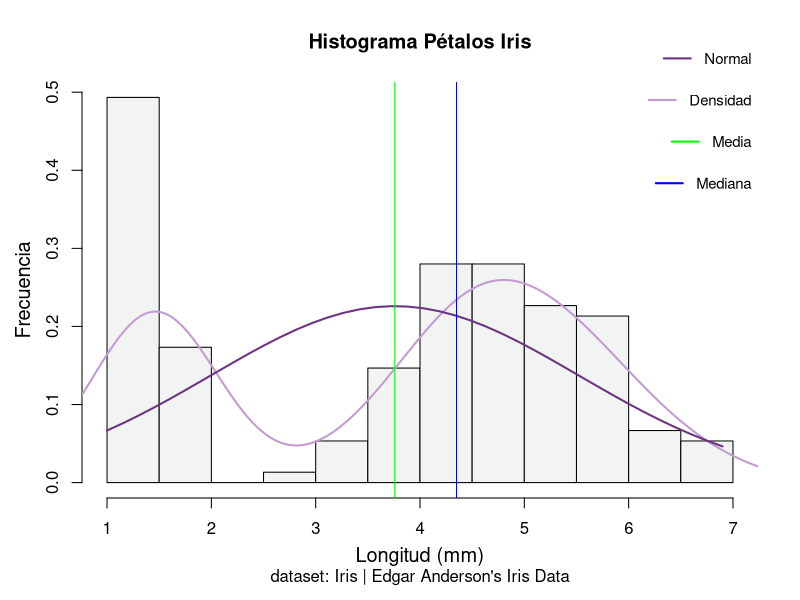
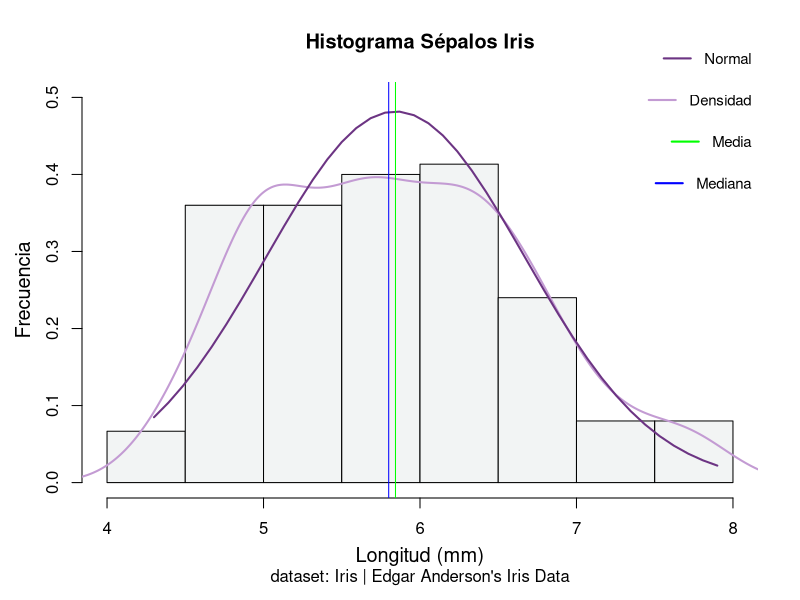
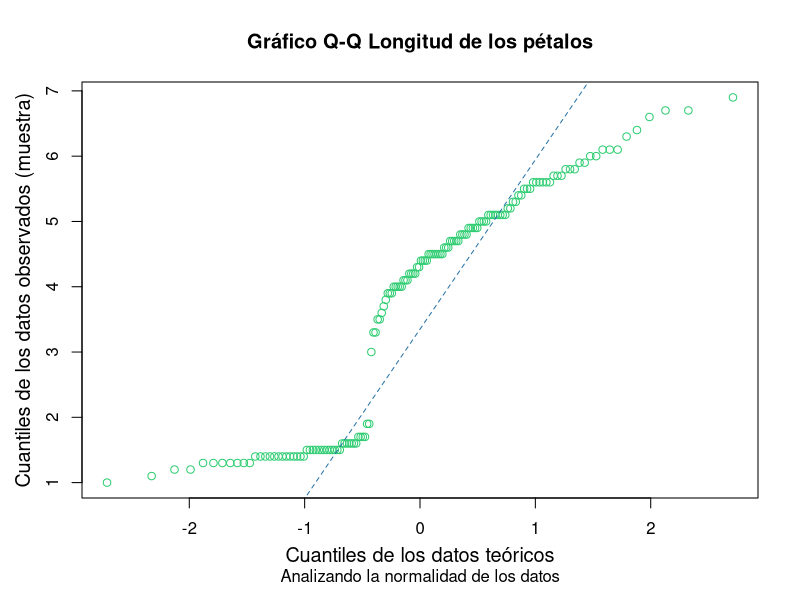
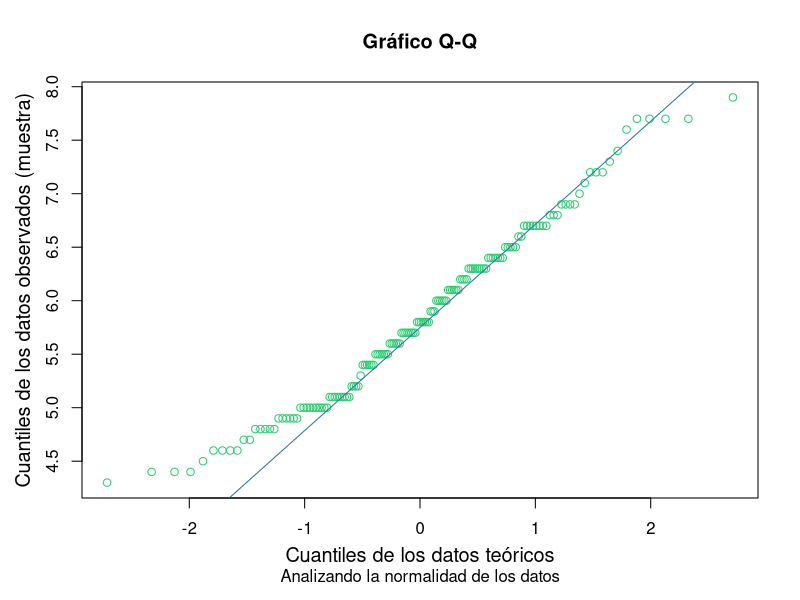
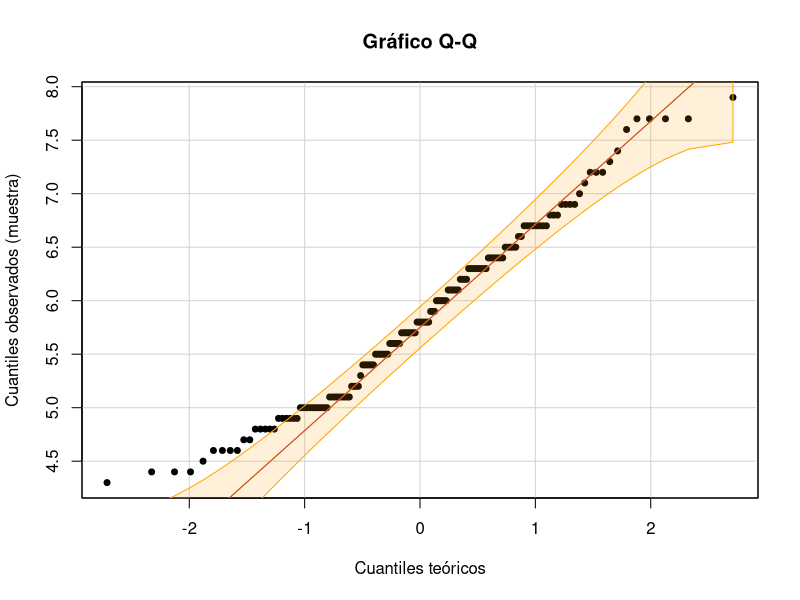

The R source for these figures, in order:
## ---- chunk 1

knitr::opts_chunk$set(echo = TRUE)

library(tidyverse)
library(tseries) # para test de Jarque-Bera
library(nortest) # para test de Lilliefors
library(car) # para los gráficos qqPlot con IC.
## ---- chunk 2
library(tidyverse)
library(tseries) # para test de Jarque-Bera
library(nortest) # para test de Lilliefors
library(car) # para los gráficos qqPlot con IC.
## ---- chunk 3

str(iris)
head(iris, 10)
unique(iris$Species)

# 50 observaciones para cada especie, por ejemplo:
sum(iris$Species == "setosa")

## ---- chunk 4

hist(iris$Petal.Length,
     prob = TRUE,
     main = "Histograma Pétalos Iris",
     sub = "dataset: Iris | Edgar Anderson's Iris Data",
     xlab = "Longitud (mm)",
     ylab = "Frecuencia",
     cex.lab = 1.2,
     cex.axis = 1,
     mgp = c(2.4, 1, 0),
     col = "#F2F4F4")
lines(density(iris$Petal.Length), lwd = 2, col = '#C39BD3')
x <- seq(min(iris$Petal.Length), max(iris$Petal.Length), length = 40)
f <- dnorm(x, mean = mean(iris$Petal.Length), sd = sd(iris$Petal.Length))
lines(x, f, col = "#6C3483", lwd = 2) # Normal
abline(v=median(iris$Petal.Length), col="blue")
abline(v=mean(iris$Petal.Length), col="green")
legend("topright", legend = "Densidad", col = "#C39BD3", 
       lty = 1, lwd = 2, bty = "n", cex = 0.9)
legend("topright", legend = "Normal", col = "#6C3483", 
       lty = 1, lwd = 2, bty = "n", cex = 0.9, inset = c(0, -0.1), xpd = TRUE)
legend("topright", legend = "Media", col = "green", 
       lty = 1, lwd = 2, bty = "n", cex = 0.9, inset = c(0, 0.1), xpd = TRUE)
legend("topright", legend = "Mediana", col = "blue", 
       lty = 1, lwd = 2, bty = "n", cex = 0.9, inset = c(0, 0.2), xpd = TRUE)

hist(iris$Sepal.Length,
     prob = TRUE,
     main = "Histograma Sépalos Iris",
     sub = "dataset: Iris | Edgar Anderson's Iris Data",
     xlab = "Longitud (mm)",
     ylab = "Frecuencia",
     cex.lab = 1.2,
     cex.axis = 1,
     ylim = c(0, 0.50),
     mgp = c(2.4, 1, 0),
     col = "#F2F4F4")
lines(density(iris$Sepal.Length), lwd = 2, col = '#C39BD3')
x <- seq(min(iris$Sepal.Length), max(iris$Sepal.Length), length = 40)
f <- dnorm(x, mean = mean(iris$Sepal.Length), sd = sd(iris$Sepal.Length))
lines(x, f, col = "#6C3483", lwd = 2) # Normal
abline(v=median(iris$Sepal.Length), col="blue")
abline(v=mean(iris$Sepal.Length), col="green")
legend("topright", legend = "Densidad", col = "#C39BD3", 
       lty = 1, lwd = 2, bty = "n", cex = 0.9)
legend("topright", legend = "Normal", col = "#6C3483", 
       lty = 1, lwd = 2, bty = "n", cex = 0.9, inset = c(0, -0.1), xpd = TRUE)
legend("topright", legend = "Media", col = "green", 
       lty = 1, lwd = 2, bty = "n", cex = 0.9, inset = c(0, 0.1), xpd = TRUE)
legend("topright", legend = "Mediana", col = "blue", 
       lty = 1, lwd = 2, bty = "n", cex = 0.9, inset = c(0, 0.2), xpd = TRUE)
## ---- chunk 5
qqnorm(iris$Petal.Length, 
       main = "Gráfico Q-Q Longitud de los pétalos",
       sub = "Analizando la normalidad de los datos",
       xlab = "Cuantiles de los datos teóricos",
       ylab = "Cuantiles de los datos observados (muestra)",
       cex.lab = 1.2,
       cex.axis = 1,
       mgp = c(2.4, 1, 0),
       col = "#2ECC71")
qqline(iris$Petal.Length, 
       col = "#2874A6",
       lty = 2,
       lwd = 1)
## ---- chunk 6
qqnorm(iris$Sepal.Length, 
       main = "Gráfico Q-Q",
       sub = "Analizando la normalidad de los datos",
       xlab = "Cuantiles de los datos teóricos",
       ylab = "Cuantiles de los datos observados (muestra)",
       cex.lab = 1.2,
       cex.axis = 1,
       mgp = c(2.4, 1, 0),
       col = "#2ECC71")
qqline(iris$Sepal.Length, 
       col = "#2874A6",
       lty = 1,
       lwd = 1)
## ---- chunk 7
qqPlot(iris$Sepal.Length, 
       distribution = "norm",
       main = "Gráfico Q-Q",
       xlab = "Cuantiles teóricos",
       ylab = "Cuantiles observados (muestra)",
       envelope = 0.95, col=carPalette()[1], col.lines = carPalette()[5], 
       line=c("quartiles", "robust", "none"), 
       id = FALSE, grid = TRUE, 
       pch = 19, 
       cex = 0.8,
       lwd = 1) 
# si quieres puedes poner encima la línea media con qqline
qqline(iris$Sepal.Length, 
       col = "#CB4335",
       lty = 1,
       lwd = 1)
## ---- chunk 8
length(iris$Petal.Length)

ks.test(iris$Petal.Length, "pnorm", 
        mean = mean(iris$Petal.Length), 
        sd = sd(iris$Petal.Length))

ks.test(iris$Sepal.Length, "pnorm",
        mean = mean(iris$Sepal.Length),
        sd = sd(iris$Sepal.Length))
## ---- chunk 9
shapiro.test(iris$Petal.Width)
## ---- chunk 10
lillie.test(iris$Petal.Length)
## ---- chunk 11
jarque.bera.test(iris$Petal.Length)
## ---- chunk 12
ad.test(iris$Petal.Length)
